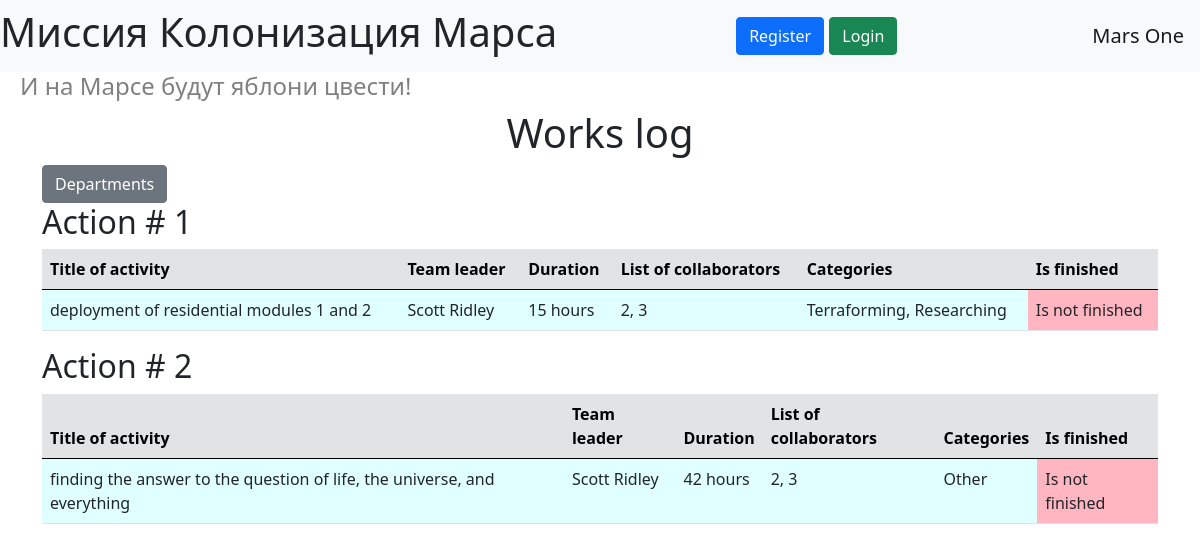
The page / on the database its author committed.
### data/models.py (models this page shows, shortened)
class Jobs(SqlAlchemyBase, SerializerMixin):
    __tablename__ = 'jobs'
    id = sqlalchemy.Column(sqlalchemy.Integer,
                           primary_key=True, autoincrement=True)
    team_leader_id = sqlalchemy.Column(sqlalchemy.Integer, sqlalchemy.ForeignKey('users.id'))
    team_leader = sqlalchemy.orm.relationship('User')
    job = sqlalchemy.Column(sqlalchemy.String)
    work_size = sqlalchemy.Column(sqlalchemy.Integer)
    collaborators = sqlalchemy.Column(sqlalchemy.String)
    start_date = sqlalchemy.Column(sqlalchemy.DateTime, default=datetime.datetime.now)
    end_date = sqlalchemy.Column(sqlalchemy.DateTime, default=datetime.datetime.now)
    is_finished = sqlalchemy.Column(sqlalchemy.Boolean)
    categories = sqlalchemy.orm.relation('Category', secondary='association', backref='jobs')

class User(SqlAlchemyBase, UserMixin, SerializerMixin):
    __tablename__ = 'users'
    id = sqlalchemy.Column(sqlalchemy.Integer,
                           primary_key=True, autoincrement=True)
    surname = sqlalchemy.Column(sqlalchemy.String)
    name = sqlalchemy.Column(sqlalchemy.String)
    age = sqlalchemy.Column(sqlalchemy.Integer)
    position = sqlalchemy.Column(sqlalchemy.String)
    speciality = sqlalchemy.Column(sqlalchemy.String)
    address = sqlalchemy.Column(sqlalchemy.String)
    email = sqlalchemy.Column(sqlalchemy.String, unique=True)
    hashed_password = sqlalchemy.Column(sqlalchemy.String, nullable=True)
    modified_date = sqlalchemy.Column(sqlalchemy.DateTime,
                                      default=datetime.datetime.now)
    city_from = sqlalchemy.Column(sqlalchemy.String, nullable=True)
    def __str__(self):
        return f'{self.surname} {self.name}'

class Category(SqlAlchemyBase, SerializerMixin):
    __tablename__ = 'categories'
    id = sqlalchemy.Column(sqlalchemy.Integer,
                           primary_key=True, autoincrement=True)
    name = sqlalchemy.Column(sqlalchemy.String)
    def __repr__(self):
        return self.name

### main.py (the view)
@app.route('/')
def works_log():
    category = request.args.get('category_id')
    if category:
        jobs = session.query(Category).get(category).jobs
    else:
        jobs = session.query(Jobs).all()
    return render_template('index.html', jobs=jobs,
                           title='Works log', message=request.args.get('message'),
                           message_type=request.args.get('message_type'))

### templates/index.html (shortened to what this page needs)
{% extends 'base.html' %}
{% block content %}
    <h1 class="text-center">{{ title }}</h1>
    <a class="btn btn-secondary" href="/departments">Departments</a>
    {% for job in jobs %}
        <h2>Action # {{ loop.index }}</h2>
        <table class="table">
            <thead>
                <tr class="table-secondary">
                    <th>Title of activity</th>
                    <th>Team leader</th>
                    <th>Duration</th>
                    <th>List of collaborators</th>
                    <th>Categories</th>
                    <th>Is finished</th>
                </tr>
            </thead>
            <tbody style="background-color: lightcyan">
                <tr>
                    <td>{{ job.job }}</td>
                    <td>{{ job.team_leader }}</td>
                    <td>{{ job.work_size }} hours</td>
                    <td>{{ job.collaborators }}</td>
                    <td>{{ job.categories|join(', ') }}</td>
                    <td style="background-color: {% if not job.is_finished %}lightpink{% else %}lightgreen{% endif %}">
                        Is {% if not job.is_finished %}not {% endif %}finished
                    </td>
                </tr>
            </tbody>
        </table>
    {% endfor %}
{% endblock %}

### templates/base.html (shortened to what this page needs)
<!DOCTYPE html>
<html lang="en">
    <head>
        <link href="https://cdn.jsdelivr.net/npm/bootstrap@5.0.0-beta2/dist/css/bootstrap.min.css"
              rel="stylesheet"
>
        <link rel="stylesheet" type="text/css" href="{{ url_for('static', filename='css/style.css') }}"/>
    </head>
    <body>
        <header>
            <nav class="navbar navbar-light bg-light">
                <h1>Миссия Колонизация Марса</h1>
                {% if current_user.is_authenticated %}
                    <a class="navbar-brand" href="/logout">{{ current_user.name }} {{ current_user.surname }}</a>
                {% else %}
                    <div class="navbar-brand">
                        <a class="btn btn-primary" href="/register">Register</a>
                        <a class="btn btn-success" href="/login">Login</a>
                    </div>
                {% endif %}
                <a class="navbar-brand" href="/">Mars One</a>
            </nav>
        </header>
        <h4>И на Марсе будут яблони цвести!</h4>
        <main role="main" class="container">
            {% block content %}{% endblock %}
        </main>
    </body>
</html>

### static/css/style.css (style rules this page uses)
h4 { color: grey; margin-left: 20px; }

### rows shown on the page
Jobs: job "deployment of residential modules 1 and 2", team_leader "Scott Ridley", work_size "15", collaborators "2, 3", categories "Terraforming, Researching", is_finished "not"
Jobs: job "finding the answer to the question of life, the universe, and everything", team_leader "Scott Ridley", work_size "42", collaborators "2, 3", categories "Other", is_finished "not"

### other values the page prints
{{ title }} "Works log"
